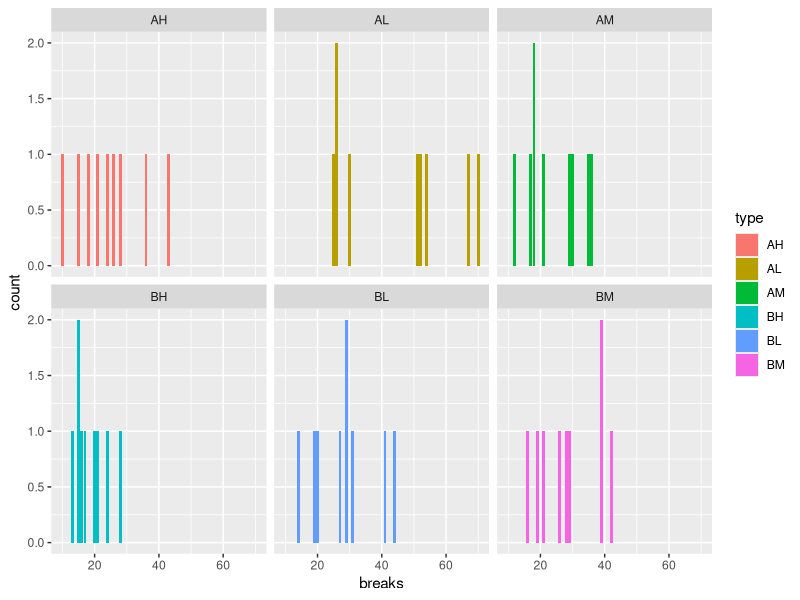

Here is the R script that generated this plot:
## ---- chunk 1
knitr::opts_chunk$set(echo = TRUE)
## ---- chunk 2

library(ggplot2)
library(dplyr)
library(magrittr)
library(datasets)
library(scales)
library(kableExtra)

## ---- chunk 3
data <- warpbreaks

data <- data %>% 
  mutate(type = paste(wool, tension, sep="")) %>% 
  select(c('breaks', 'type'))

ggplot(data, aes(x=breaks, fill= type)) + 
  geom_bar() + 
  facet_wrap(~type)
## ---- chunk 4
a <- 23
b <- 1

breaks.al <- data %>% dplyr::filter(type=="AL")
breaks.am <- data %>% dplyr::filter(type=="AM")
breaks.ah <- data %>% dplyr::filter(type=="AH")
breaks.bl <- data %>% dplyr::filter(type=="BL")
breaks.bm <- data %>% dplyr::filter(type=="BM")
breaks.bh <- data %>% dplyr::filter(type=="BH")

n.al <- nrow(breaks.al)
sy.al <- sum(breaks.al$breaks)
mu.al <- mean(breaks.al$breaks)

n.am <- nrow(breaks.am)
sy.am <- sum(breaks.am$breaks)
mu.am <- mean(breaks.am$breaks)

n.ah <- nrow(breaks.ah)
sy.ah <- sum(breaks.ah$breaks)
mu.ah <- mean(breaks.ah$breaks)
  
n.bl <- nrow(breaks.bl)
sy.bl <- sum(breaks.bl$breaks)
mu.bl <- mean(breaks.bl$breaks)

n.bm <- nrow(breaks.bm)
sy.bm <- sum(breaks.bm$breaks)
mu.bm <- mean(breaks.bm$breaks)

n.bh <- nrow(breaks.bh)
sy.bh <- sum(breaks.bh$breaks)
mu.bh <- mean(breaks.bh$breaks)

n <- c(n.al, n.am, n.ah, 
       n.bl, n.bm, n.bh)
sy <- c(sy.al, sy.am, sy.ah, 
        sy.bl, sy.bm, sy.bh)
mu <- c(mu.al, mu.am, mu.ah, 
        mu.bl, mu.bm, mu.bh)

posterior.mean <- function(sy, n){
  return( (a+sy) / (b+n) )
}

posterior.variance <- function(sy, n) {
  return( ((a+sy) / (b+n)) * ((b+n+1) / (b+n)) * (1 / (b+n+1) ))
}

posterior.ci <- function(sy, n) {
  qgamma(c(0.025,0.975), a+sy, b+n)
}

# Posterior mean
pos.mean.al <- posterior.mean(sy.al, n.al)
pos.mean.am <- posterior.mean(sy.am, n.am)
pos.mean.ah <- posterior.mean(sy.ah, n.ah)
pos.mean.bl <- posterior.mean(sy.bl, n.bl)
pos.mean.bm <- posterior.mean(sy.bm, n.bm)
pos.mean.bh <- posterior.mean(sy.bh, n.bh)
pos.mean <- c(pos.mean.al, pos.mean.am, pos.mean.ah, 
              pos.mean.bl, pos.mean.bm, pos.mean.bh)

# CI 95% for each type
pos.ci.al <- posterior.ci(sy.al, n.al)
pos.ci.am <- posterior.ci(sy.am, n.am)
pos.ci.ah <- posterior.ci(sy.ah, n.ah)
pos.ci.bl <- posterior.ci(sy.bl, n.bl)
pos.ci.bm <- posterior.ci(sy.bm, n.bm)
pos.ci.bh <- posterior.ci(sy.bh, n.bh)
pos.ci.lw <- c(pos.ci.al[1], pos.ci.am[1], pos.ci.ah[1], 
            pos.ci.bl[1], pos.ci.bm[1], pos.ci.bh[1])
pos.ci.up <- c(pos.ci.al[2], pos.ci.am[2], pos.ci.ah[2], 
            pos.ci.bl[2], pos.ci.bm[2], pos.ci.bh[2])

# Posterior variance
pos.variance.al <- posterior.variance(sy.al, n.al)
pos.variance.am <- posterior.variance(sy.am, n.am)
pos.variance.ah <- posterior.variance(sy.ah, n.ah)
pos.variance.bl <- posterior.variance(sy.bl, n.bl)
pos.variance.bm <- posterior.variance(sy.bm, n.bm)
pos.variance.bh <- posterior.variance(sy.bh, n.bh)
pos.variance <- c(pos.variance.al, pos.variance.am, pos.variance.ah, 
                  pos.variance.bl, pos.variance.bm, pos.variance.bh)

pos.res.matrix <- cbind(n, sy, mu, pos.mean, 
                        pos.ci.lw, pos.ci.up, pos.variance)
rownames(pos.res.matrix) <- c("AL", "AM", "AH", "BL", "BM", "BH")

knitr::kable(pos.res.matrix, caption = "Posterior results", digits = 2) %>% 
  column_spec(1, bold=TRUE) %>% row_spec(0, bold=TRUE) %>% 
  kable_styling(latex_options = "HOLD_position")
